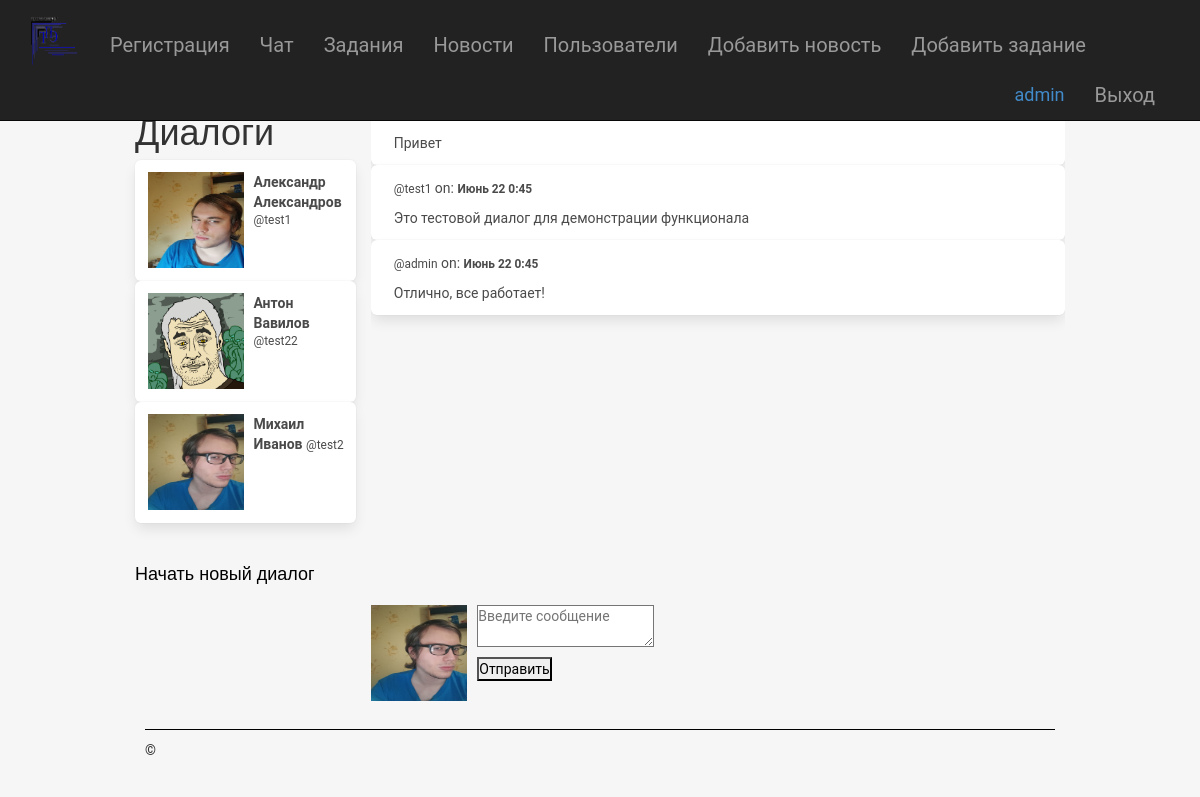
The page /inbox/ (signed in) on the database its author committed.
### app/models.py (models this page shows, shortened)
class Employee(models.Model):
    user = models.OneToOneField(User, on_delete=models.CASCADE)
    photo = models.FileField(upload_to='employee/%Y/%m/%d', blank=True, verbose_name = "Фото")

class Message(models.Model):
	user = models.ForeignKey(User, on_delete=models.CASCADE, related_name='user', verbose_name = "Пользователь")
	sender = models.ForeignKey(User, on_delete=models.CASCADE, related_name='from_user', verbose_name = "Отправитель")
	recipient = models.ForeignKey(User, on_delete=models.CASCADE, related_name='to_user', verbose_name = "Получатель")
	body = models.TextField(max_length=1000, blank=True, null=True, verbose_name = "Сообщение")
	date = models.DateTimeField(auto_now_add=True, verbose_name = "Дата")
	is_read = models.BooleanField(default=False, verbose_name = "Прочитано")
	def get_messages(user):
		messages = Message.objects.filter(user=user).values('recipient').annotate(last=Max('date')).order_by('-last')
		users = []
		for message in messages:
			users.append({
				'user': User.objects.get(pk=message['recipient']),
				'last': message['last'],
				'unread': Message.objects.filter(user=user, recipient__pk=message['recipient'], is_read=False).count()
				})
		return users

### app/views.py (the view)
# urls.py: url(r'^inbox/$', app.views.Inbox, name='inbox'),
@login_required
def Inbox(request):
	messages = Message.get_messages(user=request.user)
	active_direct = None
	directs = None
	if messages:
		message = messages[0]
		active_direct = message['user'].username
		directs = Message.objects.filter(user=request.user, recipient=message['user'])
		directs.update(is_read=True)
		for message in messages:
			if message['user'].username == active_direct:
				message['unread'] = 0
	context = {
		'directs': directs,
		'messages': messages,
		'active_direct': active_direct,
		}
	template = loader.get_template('app/direct.html')
	return HttpResponse(template.render(context, request))

### app/templates/app/direct.html (shortened to what this page needs)
﻿{% extends "app/layout.html" %}
{% load static %}
{% block content %}
<div class="columns is-mobile">
  <div class="column is-one-quarter">
  <aside class="menu">
    <h1 class="title is-2">
    Диалоги
    </h1>
  <ul >
{% for message in messages %}
<a class="{% if active_direct == message.user.username %}is-active{% endif %}" href="{% url 'directs' message.user.username %}">
<div class="box">
  <article class="media">
    <div class="media-left">
      <figure class="image is-64x64">
          {% if message.user.employee.photo %}
            <img src="{{ message.user.employee.photo.url }} " alt="Placeholder image" style="width: 96px; height: 96px;">
          {% else %}
            <img src="https://bulma.io/images/placeholders/96x96.png" alt="Placeholder image">
          {% endif %}
      </figure>
    </div>
    <div class="media-content">
      <div class="content">
        <p>
          <strong>{{ message.user.first_name }} {{ message.user.last_name }}</strong> <small>@{{ message.user.username }}</small>
        </p>
      </div>
    </div>
  </article>
</div>
</a>
{% endfor %}
  </ul>
  </aside>
<br>
<a href="{% url 'users' %}" style="color:black; "class="new-dialog"><h4>Начать новый диалог</h4></a>
</div>
<div class="column">
<div style="overflow-y: scroll; height: 500px">
{% for direct in directs %}
<div class="box">
  <article class="media">
    <div class="media-content">
      <div class="content">
        <p>
          <strong>{{ direct.sender.user.employee.first_name }} {{ direct.sender.user.employee.last_name }}</strong> <small>@{{ direct.sender.username }}</small> on: <strong><small>{{ direct.date|date:'N d G:i'}}</small></strong>
        </p>
        {{ direct.body }}
      </div>
    </div>
  </article>
</div>
{% endfor %}
</div>
<form role="form" method="POST" action="{% url 'send_direct' %}">
<article class="media">
  <figure class="media-left">
    <p class="image is-64x64">
       {% if user.employee.photo %}
            <img src="/media/{{ user.employee.photo }} " alt="Placeholder image" style="width: 96px; height: 96px;">
          {% else %}
            <img src="https://bulma.io/images/placeholders/96x96.png" alt="Placeholder image">
          {% endif %}
    </p>
  </figure>
  <div class="media-content">
    <div class="field">
      <p class="control">
        <textarea class="textarea" name="body" placeholder="Введите сообщение"></textarea>
      </p>
    </div>
    <nav class="level">
      <div class="level-left">
        <div class="level-item">
          <button type="submit" name="action" class="button is-info">Отправить</buttom>
        </div>
      </div>
    </nav>
  </div>
</article>
</form>
</div>
</div>
{% endblock %}

### app/templates/app/layout.html (shortened to what this page needs)
﻿<!DOCTYPE html>
<html>
<head>
    {% load staticfiles %}
    <link rel="stylesheet" type="text/css" href="{% static 'app/content/bootstrap.css' %}" />
    <link rel="stylesheet" type="text/css" href="{% static 'app/content/site.css' %}" />
</head>
<body>
    <div class="navbar navbar-inverse navbar-fixed-top">
        <div class="container">
            <div class="navbar-header">
                <a href="/" class="navbar-brand"><img style="width:50px; height:50px;" src="{% static 'app/content/logo.png' %}" alt="logo" /> </a>
            </div>
            <div  style ="font-size:20px; margin-top:20px;" class="navbar-collapse collapse">
                <ul class="nav navbar-nav">
                   {% if  user.is_superuser %}
                   <li><a href="{% url 'registration' %}">Регистрация</a></li>
                    {% endif %}
                    {% if  user.is_authenticated %}
                   <li><a href="{% url 'directs' username=user.username%}">Чат</a></li>
                     {% endif %}
                    {% if  user.is_authenticated %}
                    <li><a href="{% url 'tasks' %}">Задания</a></li>
                     {% endif %}
                    {% if  user.is_authenticated %}
                    <li><a href="{% url 'news' %}">Новости</a></li>
                     {% endif %}
                    {% if  user.is_authenticated %}
                    <li><a href="{% url 'users' %}">Пользователи</a></li>
                     {% endif %}
                    {% if user.is_superuser %}
                    <li><a href="{% url 'newpost' %}">Добавить новость</a></li>
                    {% endif %}
                    {% if user.is_superuser %}
                    <li><a href="{% url 'newtask' %}">Добавить задание</a></li>
                    {% endif %}
                </ul>
                {% include 'app/loginpartial.html' %}
            </div>
        </div>
    </div>
    <div class="container body-content">
{% block content %}{% endblock %}
        <hr/>
        <footer>
            <p>&copy; {{ year }} </p>
        </footer>
    </div>
</body>
</html>

### app/templates/app/loginpartial.html (shortened to what this page needs)
{% if user.is_authenticated %}
<form id="logoutForm" action="/logout" method="post" class="navbar-right">
    <ul class="nav navbar-nav navbar-right">
        <li><span class="navbar-brand"> <a class="profile-link" href="{% url 'profile' %}">{{ user.username }}</a> </span> </li>
        <li><a href="javascript:document.getElementById('logoutForm').submit()">Выход</a></li>
    </ul>
</form>
{% else %}
<ul class="nav navbar-nav navbar-right">
    <li><a href="{% url 'login' %}">Войти</a></li>
</ul>
{% endif %}

### app/static/app/content/site.css (style rules this page uses)
body, body .catalog-container .product-container .product-right, body .product-container .product-bot-section .product-description-container, body .product-container .product-bot-section .product-comments .add-comment-form div, body .cart-container .cart-info .cart-details .right-part, body .manager-orders-container .order-container .status-buttons, body .contacts-container .address-container address, body .login-container .auth-form-container, body .login-container .auth-form-container .login-form .form-group, body .registration-container .reg-form-container, body .registration-container .reg-form-container form div, body .post-container .npc .img-container, body .home-container .hcc, body .add-product-container { display: flex; flex-direction: column; flex-wrap: nowrap; align-items: center; }
* { margin: 0; padding: 0; }
html { width: 100%; }
@media screen and (min-width: 960px) { body { width: 100%; } }
body { display: inline-block; font-family: "Roboto"; background-color: #f6f6f6; }
body .body-content { width: 960px; margin:70px auto; }
body hr { margin: 10px; height: 0px; border: none; border-bottom: 1px solid #000000; }
body footer p { margin: 10px; font-weight: bold; }
.box { background-color: white; border-radius: 6px; box-shadow: 0 0.5em 1em -0.125em rgba(10, 10, 10, 0.1), 0 0px 0 1px rgba(10, 10, 10, 0.02); color: #4a4a4a; display: block; padding: 1.25rem; }
.media-left, .media-right { flex-basis: auto; flex-grow: 0; flex-shrink: 0; }
.media-left { margin-right: 1rem; }
.media { align-items: flex-start; display: flex; text-align: inherit; }
.media .content:not(:last-child) { margin-bottom: 0.75rem; }
.media-content { flex-basis: auto; flex-grow: 1; flex-shrink: 1; text-align: inherit; }
.column { display: block; flex-basis: 0; flex-grow: 1; flex-shrink: 1; padding: 0.75rem; }
.columns.is-mobile > .column.is-one-quarter { flex: none; width: 25%; }
@media screen and (min-width: 769px), print { .column.is-one-quarter, .column.is-one-quarter-tablet { flex: none; width: 25%; } }
.columns { margin-left: -0.75rem; margin-right: -0.75rem; margin-top: -0.75rem; }
.columns:not(:last-child) { margin-bottom: calc(1.5rem - 0.75rem); }
.columns.is-mobile { display: flex; }
@media screen and (min-width: 769px), print { .columns:not(.is-desktop) { display: flex; } }

### rows shown on the page
Message: body "Привет"
Message: sender.username "test1", date "Июнь 22 0:45", body "Это тестовой диалог для демонстрации функционала"
Message: sender.username "admin", date "Июнь 22 0:45", body "Отлично, все работает!"

### other values the page prints
{{ user.username }} "admin"
{{ message.user.first_name }} "Александр"
{{ message.user.last_name }} "Александров"
{{ message.user.username }} "test1"
{{ message.user.first_name }} "Антон"
{{ message.user.last_name }} "Вавилов"
{{ message.user.username }} "test22"
{{ message.user.first_name }} "Михаил"
{{ message.user.last_name }} "Иванов"
{{ message.user.username }} "test2"
